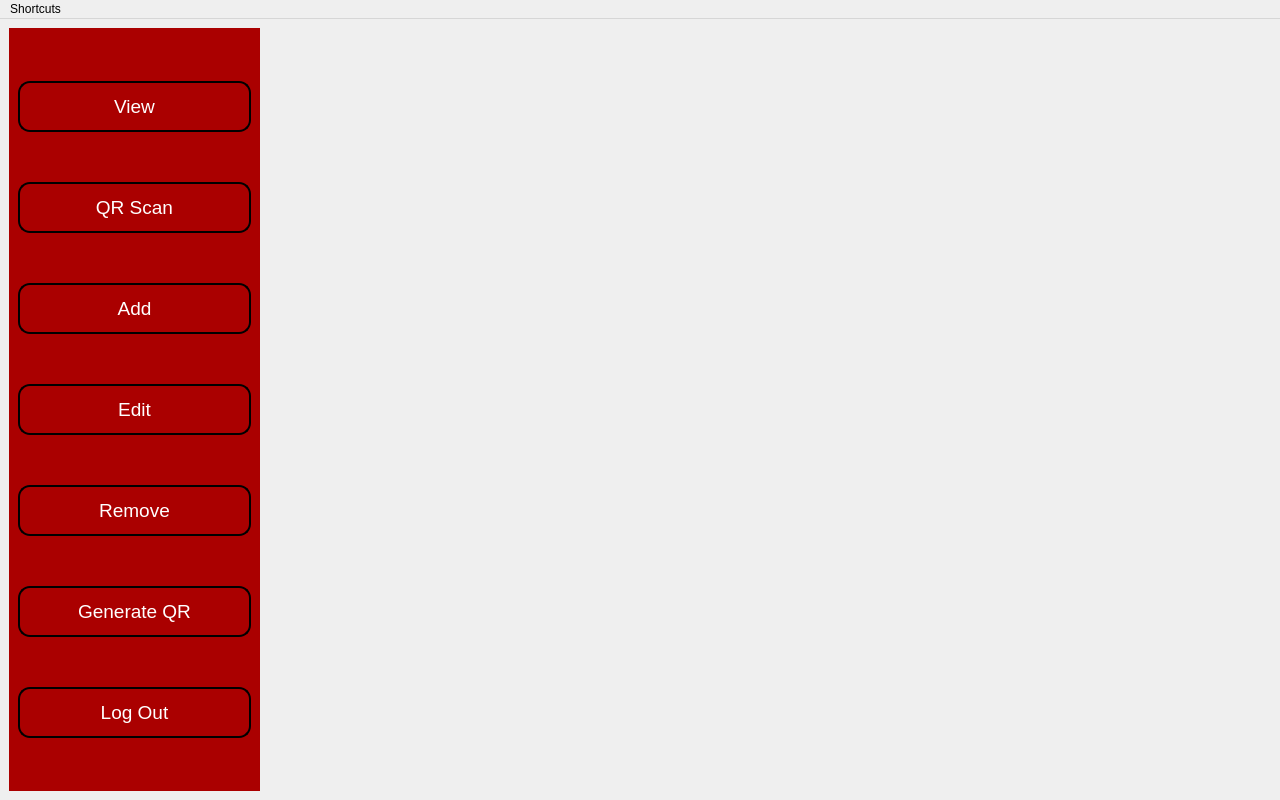
<?xml version="1.0" encoding="UTF-8"?>
<ui version="4.0">
 <class>MainWindow</class>
 <widget class="QMainWindow" name="MainWindow">
  <property name="geometry">
   <rect>
    <x>0</x>
    <y>0</y>
    <width>1280</width>
    <height>800</height>
   </rect>
  </property>
  <property name="sizePolicy">
   <sizepolicy hsizetype="Expanding" vsizetype="Expanding">
    <horstretch>0</horstretch>
    <verstretch>0</verstretch>
   </sizepolicy>
  </property>
  <property name="minimumSize">
   <size>
    <width>800</width>
    <height>500</height>
   </size>
  </property>
  <property name="windowIcon">
   <iconset>
    <normaloff>../assets/images/slac_logo.jpg</normaloff>../assets/images/slac_logo.jpg</iconset>
  </property>
  <property name="styleSheet">
   <string notr="true">QPushButton, QComboBox {
    background-color: rgb(170, 0, 0);
    color: white;
    border: none;
    border-radius: 6px;
    padding: 8px 16px;
    }

    QPushButton:hover, QComboBox:hover {
    background-color: rgb(160, 0, 0);
    color: grey;
    }

    QPushButton:pressed, QComboBox:pressed {
    background-color: rgb(120, 0, 0);
    }
   </string>
  </property>
  <widget class="QWidget" name="centralwidget">
   <property name="sizePolicy">
    <sizepolicy hsizetype="Expanding" vsizetype="Expanding">
     <horstretch>0</horstretch>
     <verstretch>0</verstretch>
    </sizepolicy>
   </property>
   <layout class="QHBoxLayout" name="horizontalLayout_2" stretch="1,4">
    <property name="sizeConstraint">
     <enum>QLayout::SetMaximumSize</enum>
    </property>
    <item>
     <widget class="QWidget" name="sideUI" native="true">
      <property name="styleSheet">
       <string notr="true">#sideUI {
        background-color: rgb(170, 0, 0);
        }

        QPushButton {
        border: 2px solid black;
        border-radius: 12px;
        background: qlineargradient(
        x1:0, y1:0, x2:1, y2:1,
        stop:0 rgba(255, 255, 255, 0.2),
        stop:1 rgba(0, 0, 0, 0.2)
        );
        color: white;
        padding: 12px 24px;
        }

        QPushButton:hover {
        padding-top: 8px;
        padding-bottom: 16px;
        color: grey;
        }

        QPushButton:pressed {
        padding-top: 12px;
        padding-bottom: 12px;
        color: darkgrey;
        }
       </string>
      </property>
      <layout class="QVBoxLayout" name="verticalLayout">
       <item>
        <widget class="QPushButton" name="view_btn">
         <property name="sizePolicy">
          <sizepolicy hsizetype="Expanding" vsizetype="Maximum">
           <horstretch>0</horstretch>
           <verstretch>0</verstretch>
          </sizepolicy>
         </property>
         <property name="font">
          <font>
           <pointsize>14</pointsize>
          </font>
         </property>
         <property name="text">
          <string>View</string>
         </property>
         <property name="icon">
          <iconset>
           <normaloff>../assets/icons/grid.svg</normaloff>../assets/icons/grid.svg
          </iconset>
         </property>
        </widget>
       </item>
       <item>
        <widget class="QPushButton" name="qr_btn">
         <property name="sizePolicy">
          <sizepolicy hsizetype="Expanding" vsizetype="Maximum">
           <horstretch>0</horstretch>
           <verstretch>0</verstretch>
          </sizepolicy>
         </property>
         <property name="font">
          <font>
           <pointsize>14</pointsize>
          </font>
         </property>
         <property name="text">
          <string>QR Scan</string>
         </property>
         <property name="icon">
          <iconset>
           <normaloff>../assets/icons/video.svg</normaloff>../assets/icons/video.svg
          </iconset>
         </property>
        </widget>
       </item>
       <item>
        <widget class="QPushButton" name="add_btn">
         <property name="sizePolicy">
          <sizepolicy hsizetype="Expanding" vsizetype="Maximum">
           <horstretch>0</horstretch>
           <verstretch>0</verstretch>
          </sizepolicy>
         </property>
         <property name="font">
          <font>
           <pointsize>14</pointsize>
          </font>
         </property>
         <property name="text">
          <string>Add</string>
         </property>
         <property name="icon">
          <iconset>
           <normaloff>../assets/icons/add.svg</normaloff>../assets/icons/add.svg
          </iconset>
         </property>
        </widget>
       </item>
       <item>
        <widget class="QPushButton" name="edit_btn">
         <property name="sizePolicy">
          <sizepolicy hsizetype="Expanding" vsizetype="Maximum">
           <horstretch>0</horstretch>
           <verstretch>0</verstretch>
          </sizepolicy>
         </property>
         <property name="font">
          <font>
           <pointsize>14</pointsize>
          </font>
         </property>
         <property name="text">
          <string>Edit</string>
         </property>
         <property name="icon">
          <iconset>
           <normaloff>../assets/icons/edit.svg</normaloff>../assets/icons/edit.svg
          </iconset>
         </property>
        </widget>
       </item>
       <item>
        <widget class="QPushButton" name="remove_btn">
         <property name="sizePolicy">
          <sizepolicy hsizetype="Expanding" vsizetype="Maximum">
           <horstretch>0</horstretch>
           <verstretch>0</verstretch>
          </sizepolicy>
         </property>
         <property name="font">
          <font>
           <pointsize>14</pointsize>
          </font>
         </property>
         <property name="text">
          <string>Remove</string>
         </property>
         <property name="icon">
          <iconset>
           <normaloff>../assets/icons/remove.svg</normaloff>../assets/icons/remove.svg
          </iconset>
         </property>
        </widget>
       </item>
       <item>
        <widget class="QPushButton" name="generate_btn">
         <property name="sizePolicy">
          <sizepolicy hsizetype="Expanding" vsizetype="Maximum">
           <horstretch>0</horstretch>
           <verstretch>0</verstretch>
          </sizepolicy>
         </property>
         <property name="font">
          <font>
           <pointsize>14</pointsize>
          </font>
         </property>
         <property name="text">
          <string>Generate QR</string>
         </property>
         <property name="icon">
          <iconset>
           <normaloff>../assets/icons/qr-code.svg</normaloff>../assets/icons/qr-code.svg
          </iconset>
         </property>
        </widget>
       </item>
       <item>
        <widget class="QPushButton" name="log_out_btn">
         <property name="sizePolicy">
          <sizepolicy hsizetype="Expanding" vsizetype="Maximum">
           <horstretch>0</horstretch>
           <verstretch>0</verstretch>
          </sizepolicy>
         </property>
         <property name="font">
          <font>
           <pointsize>14</pointsize>
          </font>
         </property>
         <property name="text">
          <string>Log Out</string>
         </property>
         <property name="icon">
          <iconset>
           <normaloff>../assets/icons/log-out-white.svg</normaloff>../assets/icons/log-out-white.svg
          </iconset>
         </property>
        </widget>
       </item>
      </layout>
     </widget>
    </item>
    <item>
     <widget class="QStackedWidget" name="screens"/>
    </item>
   </layout>
  </widget>
  <widget class="QMenuBar" name="menuBar">
   <property name="geometry">
    <rect>
     <x>0</x>
     <y>0</y>
     <width>1280</width>
     <height>26</height>
    </rect>
   </property>
   <widget class="QMenu" name="menuWindow_Options">
    <property name="title">
     <string>Shortcuts</string>
    </property>
    <addaction name="actionToggle_Maximize"/>
    <addaction name="actionEscape_Maximize"/>
    <addaction name="actionMinimize"/>
    <addaction name="separator"/>
    <addaction name="actionSearch"/>
    <addaction name="separator"/>
    <addaction name="actionLog_Out"/>
    <addaction name="actionClose_Application"/>
   </widget>
   <addaction name="menuWindow_Options"/>
  </widget>
  <action name="actionToggle_Maximize">
   <property name="icon">
    <iconset>
     <normaloff>../assets/icons/maximize.svg</normaloff>../assets/icons/maximize.svg
    </iconset>
   </property>
   <property name="text">
    <string>Toggle Maximize</string>
   </property>
   <property name="shortcut">
    <string>F</string>
   </property>
  </action>
  <action name="actionEscape_Maximize">
   <property name="icon">
    <iconset>
     <normaloff>../assets/icons/unmaximize.svg</normaloff>../assets/icons/unmaximize.svg
    </iconset>
   </property>
   <property name="text">
    <string>Escape Maximize</string>
   </property>
   <property name="shortcut">
    <string>Esc</string>
   </property>
  </action>
  <action name="actionMinimize">
   <property name="icon">
    <iconset>
     <normaloff>../assets/icons/minimize.svg</normaloff>../assets/icons/minimize.svg
    </iconset>
   </property>
   <property name="text">
    <string>Minimize</string>
   </property>
   <property name="shortcut">
    <string>M</string>
   </property>
  </action>
  <action name="actionSearch">
   <property name="icon">
    <iconset>
     <normaloff>../assets/icons/magnifying-glass.svg</normaloff>../assets/icons/magnifying-glass.svg
    </iconset>
   </property>
   <property name="text">
    <string>Search</string>
   </property>
   <property name="shortcut">
    <string>Ctrl+F</string>
   </property>
  </action>
  <action name="actionLog_Out">
   <property name="icon">
    <iconset>
     <normaloff>../assets/icons/log-out-black.svg</normaloff>../assets/icons/log-out-black.svg
    </iconset>
   </property>
   <property name="text">
    <string>Log Out</string>
   </property>
   <property name="shortcut">
    <string>Ctrl+Q</string>
   </property>
  </action>
  <action name="actionClose_Application">
   <property name="icon">
    <iconset>
     <normaloff>../assets/icons/off.svg</normaloff>../assets/icons/off.svg
    </iconset>
   </property>
   <property name="text">
    <string>Close Application</string>
   </property>
   <property name="shortcut">
    <string>Ctrl+X</string>
   </property>
  </action>
 </widget>
 <resources>
  <include location="../assets/resources.qrc"/>
 </resources>
 <connections/>
</ui>
